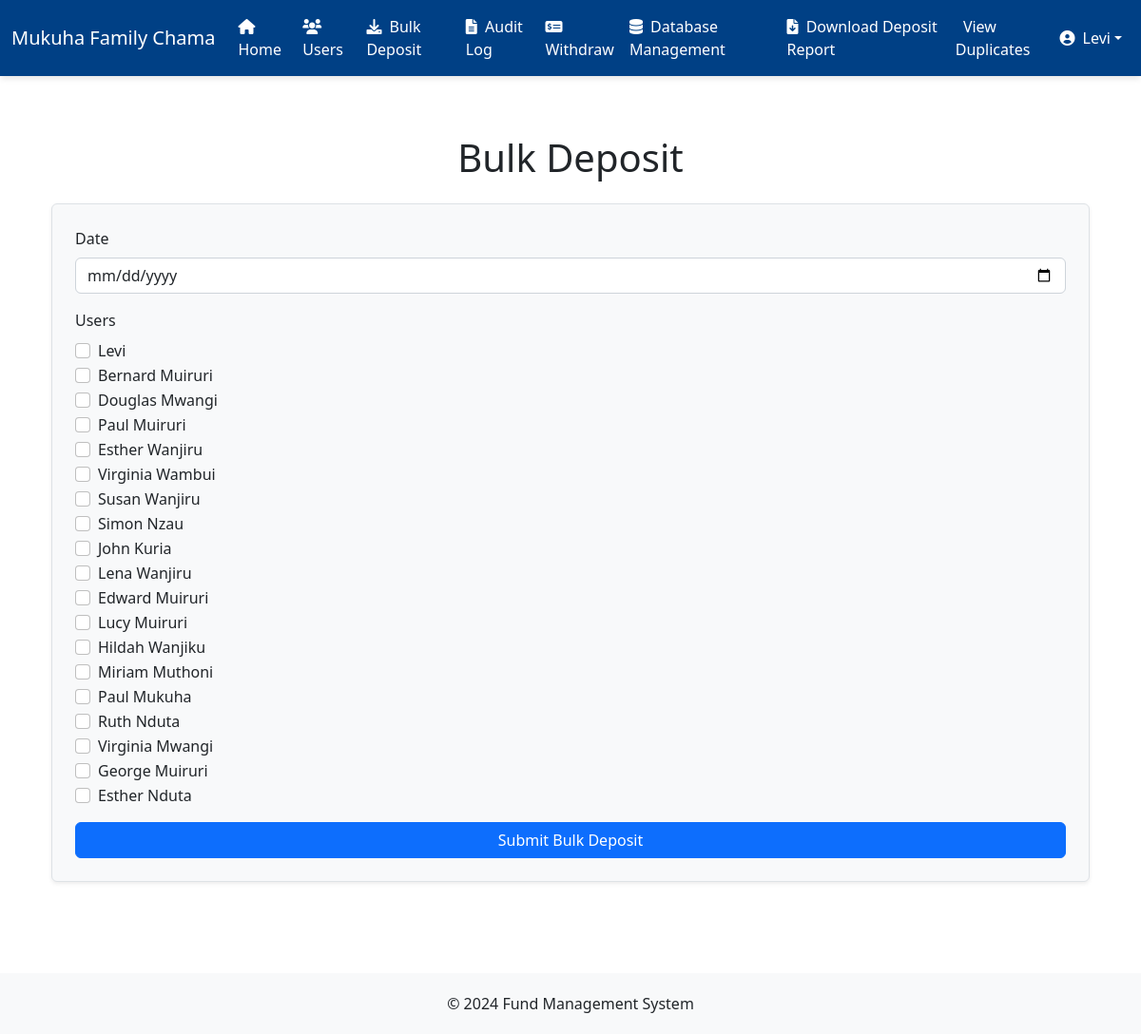
The app's page /bulk_deposit (signed in) with its own data.
### app.py (models this page shows, shortened)
class User(db.Model):
    id = db.Column(db.Integer, primary_key=True)
    name = db.Column(db.String(80), nullable=False)
    email = db.Column(db.String(120), unique=True, nullable=False)
    password = db.Column(db.String(255), nullable=False)
    role = db.Column(db.String(20), nullable=False, default='member')
    is_password_changed = db.Column(db.Boolean, default=False)
    deposits = db.relationship('Deposit', backref='user', lazy='dynamic')
    withdrawals = db.relationship('Withdrawal', backref='user', lazy='dynamic')

### app.py (the view, shortened to what this page needs)
@app.route('/bulk_deposit', methods=['GET', 'POST'])
@login_required
@password_change_required
def bulk_deposit():
    users = User.query.all()
    return render_template('bulk_deposit.html', users=users)

### app.py (called while the page is built)
def login_required(f):
    @wraps(f)
    def decorated_function(*args, **kwargs):
        if 'user_id' not in session:
            return redirect(url_for('login', next=request.url))
        return f(*args, **kwargs)
    return decorated_function

def password_change_required(f):
    @wraps(f)
    def decorated_function(*args, **kwargs):
        user_id = session.get('user_id')
        if not user_id:
            return redirect(url_for('login'))
        user = User.query.get(user_id)
        if not user:
            session.pop('user_id', None)  # Clear invalid session
            return redirect(url_for('login'))
        if not user.is_password_changed:
            return redirect(url_for('change_password'))
        return f(*args, **kwargs)
    return decorated_function

@app.context_processor
def inject_user():
    if 'user_id' in session:
        user = User.query.get(session['user_id'])
        return dict(current_user=user)
    return dict(current_user=None)

### templates/bulk_deposit.html (shortened to what this page needs)
{% extends "base.html" %}
{% block content %}
<div class="container my-5">
    <h1 class="text-center mb-4">Bulk Deposit</h1>
    <form id="bulk-deposit-form" class="p-4 border rounded shadow-sm bg-light">
        <div class="mb-3">
            <label for="date" class="form-label">Date</label>
            <input type="date" class="form-control" id="date" required>
        </div>
        <div class="mb-3">
            <label class="form-label">Users</label>
            <div id="user-checkboxes">
                {% for user in users %}
                <div class="form-check">
                    <input class="form-check-input" type="checkbox" value="{{ user.id }}" id="user-{{ user.id }}">
                    <label class="form-check-label" for="user-{{ user.id }}">
                        {{ user.name }}
                    </label>
                </div>
                {% endfor %}
            </div>
        </div>
        <button type="submit" class="btn btn-primary w-100">Submit Bulk Deposit</button>
    </form>
</div>
{% endblock %}

### templates/base.html (shortened to what this page needs)
<!DOCTYPE html>
<html lang="en">
<head>
    <link href="https://cdn.jsdelivr.net/npm/tailwindcss@2.2.19/dist/tailwind.min.css" rel="stylesheet">
    <link rel="stylesheet" href="https://cdnjs.cloudflare.com/ajax/libs/font-awesome/6.1.1/css/all.min.css">
    <link rel="stylesheet" href="https://cdn.jsdelivr.net/npm/bootstrap@5.2.3/dist/css/bootstrap.min.css">
    <link rel="stylesheet" href="https://cdnjs.cloudflare.com/ajax/libs/font-awesome/6.0.0-beta3/css/all.min.css" />
</head>
<body>
    <nav class="navbar navbar-expand-lg fixed-top
        {% if current_user %}
            {% if current_user.role == 'admin' %}
                navbar-admin
            {% elif current_user.role == 'member' %}
                navbar-member
            {% else %}
                navbar-light bg-light
            {% endif %}
        {% else %}
            navbar-light bg-light
        {% endif %}
    ">
        <div class="container-fluid">
            <a class="navbar-brand" href="{{ url_for('home') }}">Mukuha Family Chama</a>
            <div class="collapse navbar-collapse" id="navbarNav">
                {% if current_user and current_user.role == 'admin' %}
                    <ul class="navbar-nav me-auto mb-2 mb-lg-0">
                        <li class="nav-item">
                            <a class="nav-link {% if request.endpoint == 'index' %}active{% endif %}" href="{{ url_for('index') }}">
                                <i class="fas fa-home me-1"></i> Home
                            </a>
                        </li>
                        <li class="nav-item">
                            <a class="nav-link {% if request.endpoint == 'users' %}active{% endif %}" href="{{ url_for('users') }}">
                                <i class="fas fa-users me-1"></i> Users
                            </a>
                        </li>
                        <li class="nav-item">
                            <a class="nav-link {% if request.endpoint == 'bulk_deposit' %}active{% endif %}" href="{{ url_for('bulk_deposit') }}">
                                <i class="fas fa-download me-1"></i> Bulk Deposit
                            </a>
                        </li>
                        <li class="nav-item">
                            <a class="nav-link {% if request.endpoint == 'audit_log' %}active{% endif %}" href="{{ url_for('audit_log') }}">
                                <i class="fas fa-file-alt me-1"></i> Audit Log
                            </a>
                        </li>
                        <li class="nav-item">
                            <a class="nav-link {% if request.endpoint == 'withdraw' %}active{% endif %}" href="{{ url_for('withdraw') }}">
                                <i class="fas fa-money-check-alt me-1"></i> Withdraw
                            </a>
                        </li>
                        <li class="nav-item">
                            <a class="nav-link {% if request.endpoint == 'database_management' %}active{% endif %}" href="{{ url_for('database_management') }}">
                                <i class="fas fa-database me-1"></i> Database Management
                            </a>
                        </li>
                        <li class="nav-item">
                            <a class="nav-link {% if request.endpoint == 'download_deposit_report' %}active{% endif %}" href="{{ url_for('download_deposit_report') }}">
                                <i class="fas fa-file-download me-1"></i> Download Deposit Report
                            </a>
                        </li>
                        <li class="nav-item">
                            <a class="nav-link {% if request.endpoint == 'duplicate_deposits' %}active{% endif %}" href="{{ url_for('duplicate_deposits') }}">
                                 View Duplicates
                            </a>
                        </li>
                    </ul>
                {% endif %}
                <ul class="navbar-nav ms-auto mb-2 mb-lg-0">
                    {% if current_user %}
                        <li class="nav-item dropdown">
                            <a class="nav-link dropdown-toggle d-flex align-items-center" href="#" id="userDropdown" role="button" data-bs-toggle="dropdown" aria-expanded="false">
                                <i class="fas fa-user-circle me-2"></i> {{ current_user.name }}
                            </a>
                        </li>
                    {% else %}
                        <li class="nav-item">
                            <a class="nav-link {% if request.endpoint == 'login' %}active{% endif %}" href="{{ url_for('login') }}">
                                <i class="fas fa-sign-in-alt me-1"></i> Login
                            </a>
                        </li>
                    {% endif %}
                </ul>
            </div>
        </div>
    </nav>
    <div class="container content mt-4 mb-5">
        {% block content %}{% endblock %}
    </div>
    <footer>
        <div class="container">
            <p class="mb-0">&copy; 2024 Fund Management System</p>
        </div>
    </footer>
</body>
</html>

### templates/base.html (style rules this page uses)
body { display: flex; flex-direction: column; min-height: 100vh; padding-top: 70px; margin: 0; }
.content { flex: 1; }
footer { background-color: #f8f9fa; padding: 20px 0; width: 100%; text-align: center; }
.navbar { box-shadow: 0 4px 6px -1px rgba(0,0,0,0.1); transition: box-shadow 0.3s ease-in-out; }
.navbar-admin { background-color: #004085; }
.navbar-admin .nav-link, .navbar-member .nav-link, .navbar-admin .navbar-brand, .navbar-member .navbar-brand, .navbar-admin .dropdown-item, .navbar-member .dropdown-item { color: #ffffff !important; }

### records on screen
User: name "Levi"
User: name "Bernard Muiruri"
User: name "Douglas Mwangi"
User: name "Paul Muiruri"
User: name "Esther Wanjiru"
User: name "Virginia Wambui"
User: name "Susan Wanjiru"
User: name "Simon Nzau"
User: name "John Kuria"
User: name "Lena Wanjiru"
User: name "Edward Muiruri"
User: name "Lucy Muiruri"
User: name "Hildah Wanjiku"
User: name "Miriam Muthoni"
User: name "Paul Mukuha"
User: name "Ruth Nduta"
User: name "Virginia Mwangi"
User: name "George Muiruri"
User: name "Esther Nduta"
